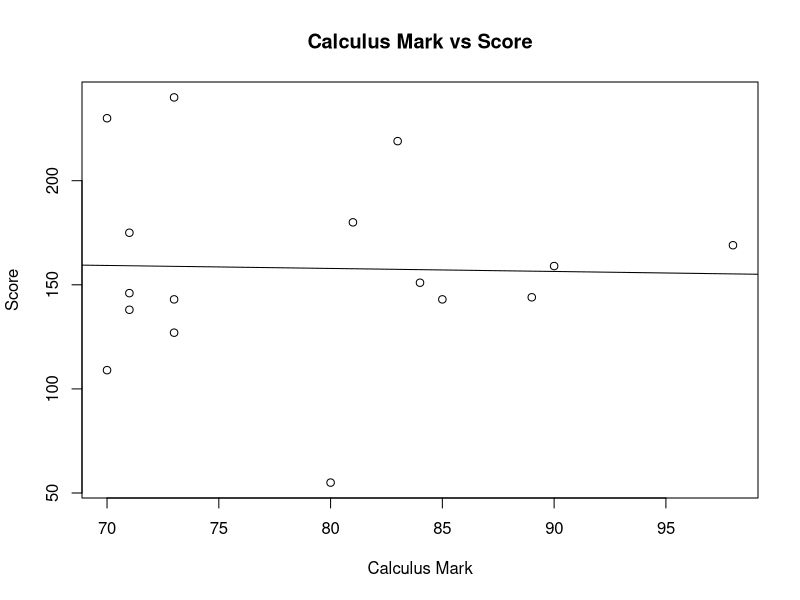

This chart was generated by the following R code: (Note: this script raises an error after producing the figure.)
rm(list =ls());
calc <- read.table("CalcvScore.txt", header = TRUE);
attach(calc);
plot(Mark, Score, main="Calculus Mark vs Score", xlab="Calculus Mark", ylab="Score");
Fit<-lm(Score ~ Mark);
summary(Fit);
abline(Fit);
cor.test(Score,Time);
Fit$residuals;
rstandard(Fit);
library(MASS);
studres(Fit);
Fit$fitted.values;
qqnorm(rstandard(Fit));
qqline(rstandard(Fit));
plot (rstandard(Fit)~Fit$fitted.values, main='Standarized Residuals vs Fitted Values');
abline(0,0);
plot (rstandard(Fit), main = 'Standarized residuals vs Observation number')
abline(0,0);
plot (rstandard(Fit)~Mark, main = 'Standarized residuals vs Mark');
abline(0,0);



